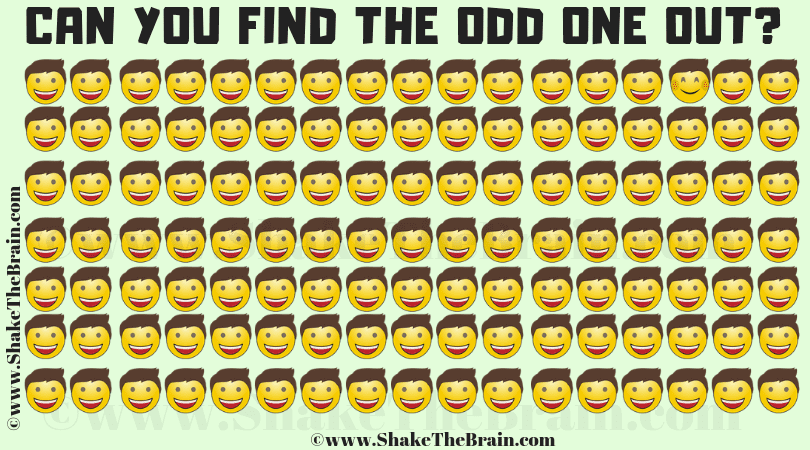
#> input picture sample/odd-one-out-puzzle.png, 810 x 450 px
$ python main.py
#> lines starting #> are read from the running program, lines starting #| are printed output that depends on the picture
import cv2
import numpy as np
import imutils
import sys

crop_pix = []
done = False
locations = []

if len(sys.argv)>1:
    IMAGE = sys.argv[1]
else:
    IMAGE = "sample/odd-one-out-puzzle.png"
def onMouse(event, x, y, flags, param):
    if event == cv2.EVENT_LBUTTONDOWN and len(crop_pix) < 2:
        crop_pix.append((x, y))


def crop_pic(input_img, x, y, w, h):
    img = input_img.copy()[y:y + h, x:x + w]
    return img


def nothing(*args):
    global done
    done = False
    pass


def reset():
    global locations, done
    crop_pix.clear()
    locations = []
    done = False


cv2.namedWindow('Number of real object')
cv2.createTrackbar('l_R', 'Number of real object', 0, 100, nothing)
cv2.setTrackbarPos('l_R', 'Number of real object', 95)

while True:
    image = cv2.imread(
        IMAGE)
#> image is the input picture: shape (450, 810, 3); mean B, G, R 126.3, 185.9, 191
    image = imutils.resize(image, width=1280)
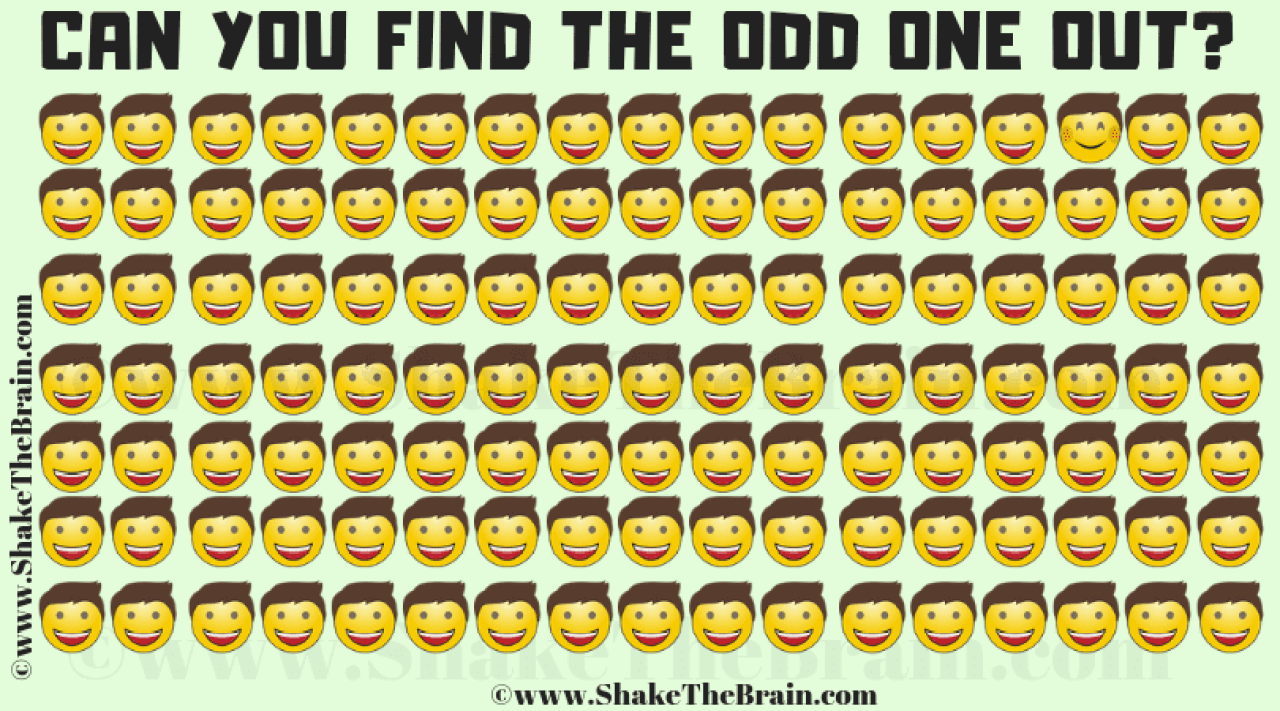
#> image: shape (711, 1280, 3); mean B, G, R 126.1, 185.7, 190.9
    if len(crop_pix) == 2:
        x, y = crop_pix[0]
        w, h = crop_pix[1][0] - x, crop_pix[1][1] - y
        crop = crop_pic(image, x, y, w, h)
        cv2.imshow("crop", crop)
        if not done:
            res = cv2.matchTemplate(image, crop, cv2.TM_CCOEFF_NORMED)
            threshold = cv2.getTrackbarPos('l_R', 'Number of real object')
            loc = np.where(res >= threshold/100)
            locations = loc
            for pt in zip(*locations[::-1]):  # Switch collumns and rows
                cv2.rectangle(image, pt, (pt[0] + w, pt[1] + h), (0, 0, 255), -1)
            done = True
        else:
            for pt in zip(*locations[::-1]):  # Switch collumns and rows
                cv2.rectangle(image, pt, (pt[0] + w, pt[1] + h), (0, 0, 255), -1)

    cv2.imshow("original", image)

    cv2.setMouseCallback('original', onMouse)
    if cv2.waitKey(1) & 0xFF == ord("q"):
#> (key q is pressed here)
        break
    elif cv2.waitKey(1) & 0xFF == ord("r"):
        reset()
